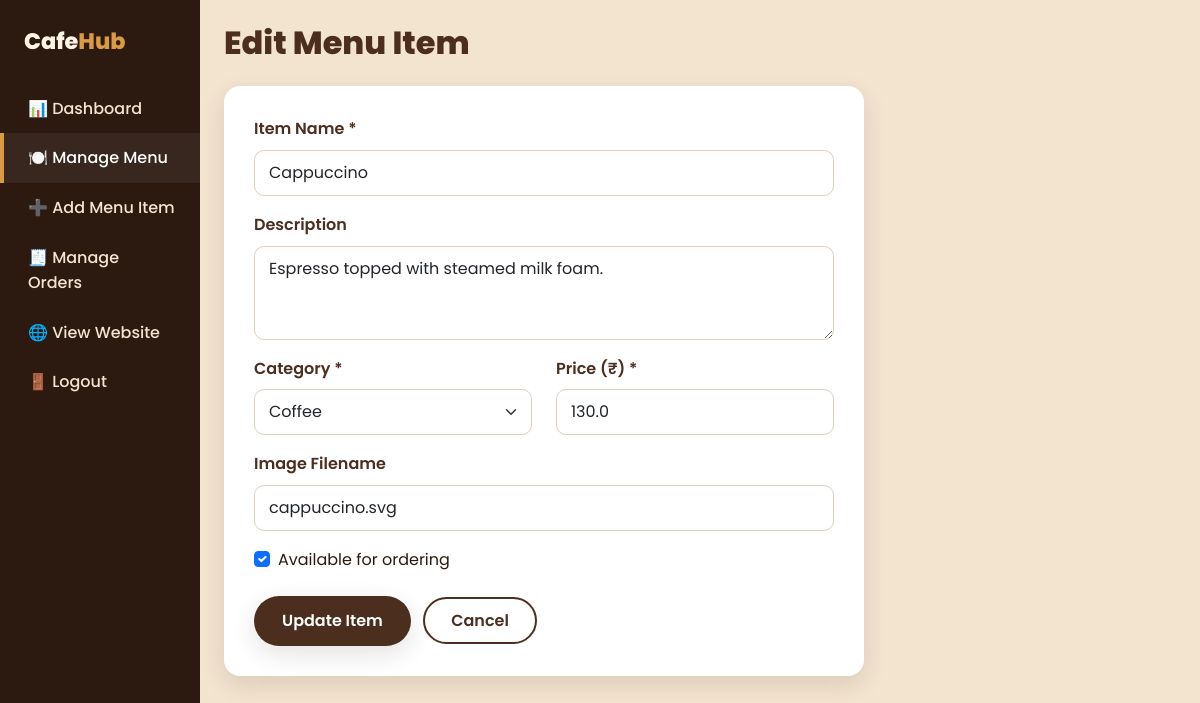
Screenshot of /admin/menu/edit/2 (signed in) with the database file from the repository.
### tables this page shows
CREATE TABLE menu_items (
            id INTEGER PRIMARY KEY AUTOINCREMENT,
            name TEXT NOT NULL,
            description TEXT,
            category TEXT NOT NULL,
            price REAL NOT NULL,
            image TEXT,
            available INTEGER NOT NULL DEFAULT 1
        );

### app.py (the view, shortened to what this page needs)
@app.route("/admin/menu/edit/<int:item_id>", methods=["GET", "POST"])
@login_required
def admin_edit_menu(item_id):
    db = get_db()
    item = db.execute("SELECT * FROM menu_items WHERE id = ?", (item_id,)).fetchone()
    if item is None:
        flash("Menu item not found.", "error")
        return redirect(url_for("admin_menu"))
    return render_template("admin/edit_menu.html", item=item, categories=MENU_CATEGORIES)

### app.py (called while the page is built)
def get_db():
    if "db" not in g:
        g.db = sqlite3.connect(DATABASE)
        g.db.row_factory = sqlite3.Row  # lets us access columns by name
        g.db.execute("PRAGMA foreign_keys = ON")
    return g.db

def login_required(f):
    @wraps(f)
    def decorated_function(*args, **kwargs):
        if not session.get("admin_logged_in"):
            flash("Please log in to access the admin area.", "error")
            return redirect(url_for("admin_login"))
        return f(*args, **kwargs)
    return decorated_function

@app.context_processor
def inject_cart_count():
    cart = session.get("cart", {})
    count = 0
    for qty in cart.values():
        try:
            count += int(qty)
        except (ValueError, TypeError):
            pass
    return {"cart_count": count}

### templates/admin/edit_menu.html (shortened to what this page needs)
{% extends "admin/admin_base.html" %}
{% block admin_content %}
<h2 class="mb-4" style="color:var(--coffee-brown); font-weight:800;">Edit Menu Item</h2>
<div class="form-card" style="max-width:640px;">
  <form method="POST" action="{{ url_for('admin_edit_menu', item_id=item['id']) }}">
    <div class="mb-3">
      <label class="form-label">Item Name *</label>
      <input type="text" name="name" class="form-control" value="{{ item['name'] }}" required>
    </div>
    <div class="mb-3">
      <label class="form-label">Description</label>
      <textarea name="description" class="form-control" rows="3">{{ item['description'] }}</textarea>
    </div>
    <div class="row">
      <div class="col-md-6 mb-3">
        <label class="form-label">Category *</label>
        <select name="category" class="form-select" required>
          {% for cat in categories %}
          <option value="{{ cat }}" {% if item['category'] == cat %}selected{% endif %}>{{ cat }}</option>
          {% endfor %}
        </select>
      </div>
      <div class="col-md-6 mb-3">
        <label class="form-label">Price (₹) *</label>
        <input type="number" step="0.01" min="0" name="price" class="form-control" value="{{ item['price'] }}" required>
      </div>
    </div>
    <div class="mb-3">
      <label class="form-label">Image Filename</label>
      <input type="text" name="image" class="form-control" value="{{ item['image'] }}">
    </div>
    <div class="form-check mb-4">
      <input type="checkbox" class="form-check-input" name="available" id="available" {% if item['available'] %}checked{% endif %}>
      <label class="form-check-label" for="available">Available for ordering</label>
    </div>
    <button type="submit" class="btn-cafe">Update Item</button>
    <a href="{{ url_for('admin_menu') }}" class="btn-cafe-outline ms-2">Cancel</a>
  </form>
</div>
{% endblock %}

### static/css/style.css (style rules this page uses)
:root { --coffee-dark: #2c1a10; --coffee-brown: #4b2e1e; --coffee-medium: #6f4e37; --coffee-light: #a9785c; --cream: #fff5e6; --beige: #f3e4d0; --white: #ffffff; --accent: #d99a44; --success: #4b7a3d; --danger: #b23a2f; --shadow: 0 8px 24px rgba(44, 26, 16, 0.12); --radius: 16px; --transition: all 0.25s ease; }
* { box-sizing: border-box; }
body { font-family: 'Segoe UI', Tahoma, Geneva, Verdana, sans-serif; background-color: var(--beige); color: var(--coffee-dark); margin: 0; padding: 0; line-height: 1.6; }
a { text-decoration: none; color: inherit; }
.btn-cafe { background-color: var(--coffee-brown); color: var(--white); border: none; padding: 12px 28px; border-radius: 30px; font-weight: 600; transition: var(--transition); box-shadow: var(--shadow); }
.btn-cafe-outline { background-color: transparent; color: var(--coffee-brown); border: 2px solid var(--coffee-brown); padding: 10px 26px; border-radius: 30px; font-weight: 600; transition: var(--transition); }
.form-card { background-color: var(--white); border-radius: var(--radius); padding: 30px; box-shadow: var(--shadow); }
.form-control, .form-select { border-radius: 10px; border: 1px solid #ddd0be; padding: 10px 14px; }
label.form-label { font-weight: 600; color: var(--coffee-brown); }
.admin-body { background-color: var(--beige); min-height: 100vh; }

### templates/admin/admin_base.html (style rules this page uses)
body { font-family: 'Poppins', sans-serif; }

### rows the page displays
menu_items: name "Cappuccino", description "Espresso topped with steamed milk foam.", category "Coffee", price "130.0", image "cappuccino.svg", available "☑"
